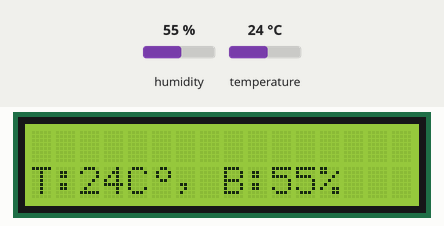
Recording of a sketch running on a simulated Arduino Uno, built with avr-gcc and run on an emulated ATmega328P. On the bench: 16×2 character LCD. The inputs (shaded band) are chosen by the test bench; at power-on: humidity 55 %, temperature 24 °C.

Above: at 1.2 s.
1.3 s: humidity set to 22 %
At 3.1 s:
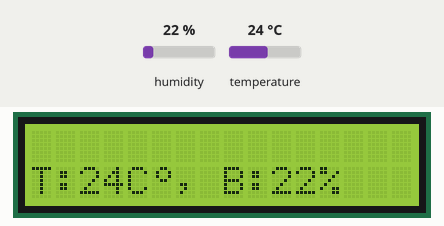
4.0 s: temperature set to 12 °C
At 4.8 s:
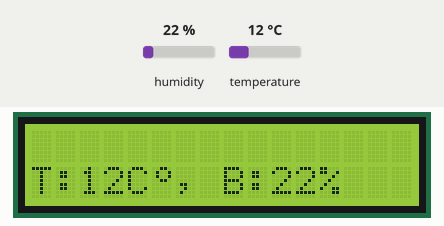
6.7 s: humidity set to 40 %
At 9.3 s:
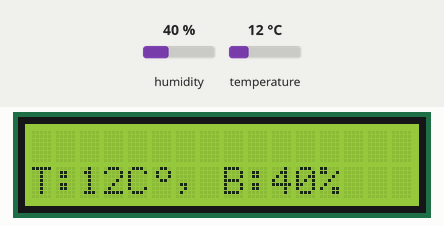
9.7 s: temperature set to 19 °C
At 11.0 s:
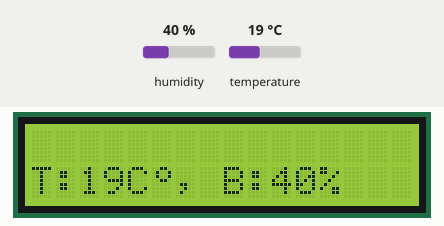
Timing chart, 0 to 12.7 s (numbered marks = the images above; inputs shaded):
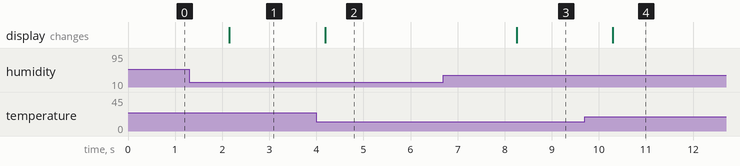

Measured:
- after the input at 1.3 s, the display: changes after 0.85 s (image 1)
- after the input at 4.0 s, the display: changes after 0.19 s (image 2)
- after the input at 6.7 s, the display: changes after 1.6 s (image 3)
- after the input at 9.7 s, the display: changes after 0.60 s (image 4)

The sketch:

temp.ino
```cpp
#include <Wire.h>
#include <LiquidCrystal_I2C.h>
#include <DHT.h>

#define DHTPIN 2
#define DHTTYPE DHT11
DHT dht(DHTPIN, DHTTYPE);

uint8_t char_GRD[8] = {0x06,0x09,0x09,0x06,0x0,0x0,0x0};
LiquidCrystal_I2C    lcd(0x27, 16, 2);

void setup()
{
  dht.begin();

  lcd.init();
  lcd.backlight();
  lcd.clear();

  lcd.createChar(0, char_GRD);
  lcd.home();
}

void loop()
{
  int h = dht.readHumidity();
  int t = dht.readTemperature();
  if (!isnan(h) || !isnan(t)) {
    lcd.setCursor(0,1);
    lcd.print("T:");
    lcd.print(t);
    lcd.print("C");
    lcd.write(0);
    lcd.print(", B:");
    lcd.print(h);
    lcd.print("%");
  }
  delay(2000);
}
```
